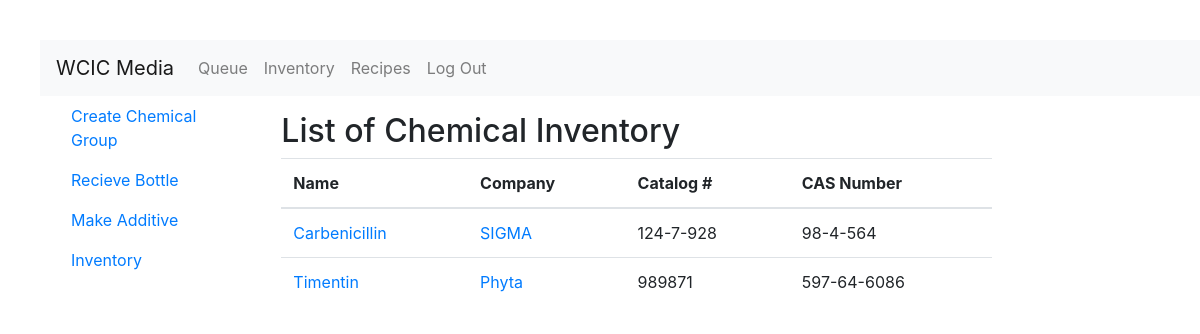
The page /inventory/ (signed in) on the database as committed earlier.
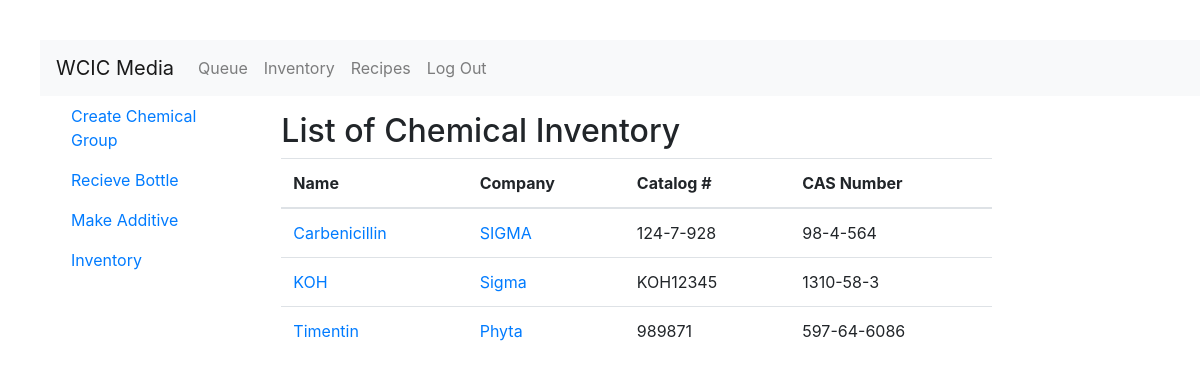
The same page on the database as committed later.
### inventory/models.py (models this page shows, shortened)
class Chemical(models.Model):
    name = models.CharField(max_length=256)
    atomic_weight = models.DecimalField(max_digits=10,decimal_places=3)
    cas_number = models.CharField(max_length=25,unique=True)
    slug = models.SlugField(allow_unicode=True,unique=True)
    class Meta:
        ordering = ['name']
        unique_together = ('name','atomic_weight')

class Bottle(models.Model):
    chemical = models.ForeignKey(Chemical,on_delete=models.CASCADE)
    company = models.CharField(max_length=256)
    catalog_number = models.CharField(max_length=256)
    base_volume = models.DecimalField(default=0.0,max_digits=10,decimal_places=3)
    lot_number = models.CharField(max_length=256)
    price = models.DecimalField(max_digits=10,decimal_places=2)
    current_volume = models.DecimalField(default=0.0, max_digits=10,decimal_places=3)
    expiration = models.DateField(null=True,blank=True)
    recieved = models.DateField()
    recieved_by = models.ForeignKey(User,related_name='recieved_by_user',on_delete=models.CASCADE)
    date_opened = models.DateTimeField(null=True,blank=True)
    opened_by = models.ForeignKey(User,related_name='opened_by_user',blank=True,null=True, on_delete=models.CASCADE)
    date_discarded = models.DateTimeField(null=True,blank=True)
    discarded_by = models.ForeignKey(User,related_name='discarded_by_user',blank=True, null=True,on_delete=models.CASCADE)
    class Meta:
        ordering = ['chemical']

### inventory/views.py (the view)
# urls.py: path('',views.InventoryList.as_view(),name='inventoryhome'),
class InventoryList(LoginRequiredMixin,generic.ListView):
    model = Chemical
    def get_context_data(self, **kwargs):
        context = super().get_context_data(**kwargs)
        context['uniquecatnums'] = Bottle.objects.values("company",'catalog_number').distinct()
        return context

### inventory/templates/inventory/chemical_list.html
{% extends 'inventory/inventory_base.html' %}
{% block content %}
<h2>List of Chemical Inventory</h2>
  <table class='table table-hover'>
    <thead>
      <tr>
        <th>Name</th>
        <th>Company</th>
        <th>Catalog #</th>
        <th>CAS Number</th>
      </tr>
    </thead>
    <tbody>
      {% for chemical in object_list %}
        {% for bottle in chemical.bottle_set.all  %}
          <tr>
              <td><a href="{% url 'inventory:chemicaldet' slug=chemical.slug %}">{{chemical.name}}</a></td>
              <td><a href="#">{{bottle.company}}</a></td>
              <td>{{bottle.catalog_number}}</td>
              <td>{{chemical.cas_number}}</td>
          </tr>
        {% endfor %}
      {% endfor %}
    </tbody>
  </table>
{% endblock %}

Rows that differ between the two databases and show on the page:
added Chemical: name "KOH", cas_number "1310-58-3"
added Bottle: company "Sigma", catalog_number "KOH12345"
